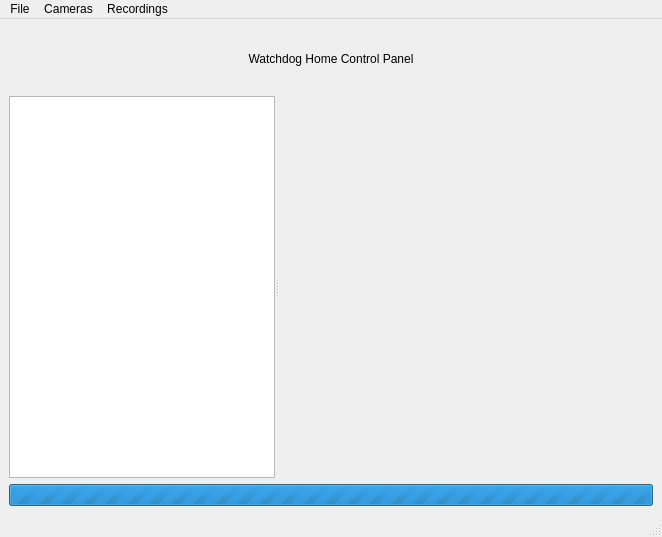
<?xml version="1.0" encoding="UTF-8"?>
<ui version="4.0">
 <class>MainWindow</class>
 <widget class="QMainWindow" name="MainWindow">
  <property name="geometry">
   <rect>
    <x>0</x>
    <y>0</y>
    <width>662</width>
    <height>537</height>
   </rect>
  </property>
  <property name="minimumSize">
   <size>
    <width>662</width>
    <height>524</height>
   </size>
  </property>
  <property name="windowTitle">
   <string>Watchdog - Control Panel</string>
  </property>
  <property name="styleSheet">
   <string notr="true"/>
  </property>
  <widget class="QWidget" name="centralwidget">
   <property name="styleSheet">
    <string notr="true"/>
   </property>
   <layout class="QGridLayout" name="gridLayout_2">
    <item row="2" column="0">
     <widget class="QSplitter" name="splitter">
      <property name="minimumSize">
       <size>
        <width>576</width>
        <height>310</height>
       </size>
      </property>
      <property name="orientation">
       <enum>Qt::Horizontal</enum>
      </property>
      <widget class="QTreeView" name="rooms">
       <property name="minimumSize">
        <size>
         <width>200</width>
         <height>0</height>
        </size>
       </property>
       <property name="maximumSize">
        <size>
         <width>266</width>
         <height>16777215</height>
        </size>
       </property>
       <property name="styleSheet">
        <string notr="true"/>
       </property>
      </widget>
      <widget class="QWidget" name="gridLayoutWidget">
       <property name="minimumSize">
        <size>
         <width>360</width>
         <height>310</height>
        </size>
       </property>
       <layout class="QGridLayout" name="cameras"/>
      </widget>
     </widget>
    </item>
    <item row="0" column="0">
     <widget class="QLabel" name="WatchdogLogo">
      <property name="minimumSize">
       <size>
        <width>638</width>
        <height>62</height>
       </size>
      </property>
      <property name="maximumSize">
       <size>
        <width>16777215</width>
        <height>62</height>
       </size>
      </property>
      <property name="text">
       <string>Watchdog Home Control Panel</string>
      </property>
      <property name="alignment">
       <set>Qt::AlignCenter</set>
      </property>
     </widget>
    </item>
    <item row="3" column="0">
     <widget class="QProgressBar" name="progressBar">
      <property name="maximum">
       <number>0</number>
      </property>
      <property name="value">
       <number>0</number>
      </property>
      <property name="textVisible">
       <bool>false</bool>
      </property>
     </widget>
    </item>
   </layout>
  </widget>
  <widget class="QMenuBar" name="menubar">
   <property name="geometry">
    <rect>
     <x>0</x>
     <y>0</y>
     <width>662</width>
     <height>22</height>
    </rect>
   </property>
   <widget class="QMenu" name="menuFile">
    <property name="title">
     <string>File</string>
    </property>
    <addaction name="actionExit"/>
   </widget>
   <widget class="QMenu" name="menuCameras">
    <property name="title">
     <string>Cameras</string>
    </property>
    <addaction name="actionAdd_New"/>
    <addaction name="actionAdd_Webcam"/>
   </widget>
   <widget class="QMenu" name="menuRecordings">
    <property name="title">
     <string>Recordings</string>
    </property>
    <addaction name="actionView_Recordings"/>
   </widget>
   <addaction name="menuFile"/>
   <addaction name="menuCameras"/>
   <addaction name="menuRecordings"/>
  </widget>
  <widget class="QStatusBar" name="statusbar"/>
  <action name="actionAdd_New_Camera">
   <property name="text">
    <string>Add New Camera</string>
   </property>
  </action>
  <action name="actionExit">
   <property name="text">
    <string>Exit</string>
   </property>
  </action>
  <action name="actionAdd_New">
   <property name="text">
    <string>Add New</string>
   </property>
  </action>
  <action name="actionAdd_Webcam">
   <property name="text">
    <string>Add Webcam</string>
   </property>
  </action>
  <action name="actionView_Recordings">
   <property name="text">
    <string>View Recordings</string>
   </property>
  </action>
 </widget>
 <resources/>
 <connections/>
</ui>
